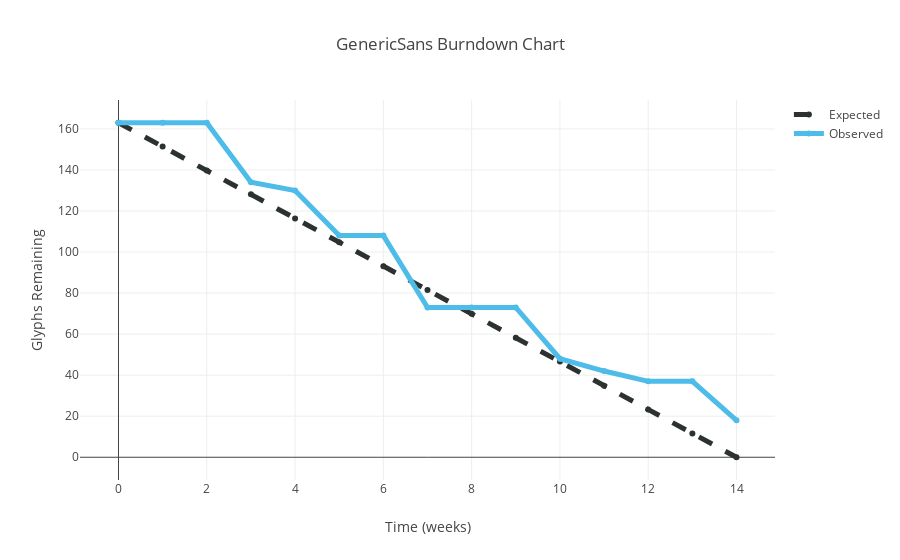

Here is the notebook cell this chart was saved with:
### Markdown cell above
# Generic Sans [Category]

**Scope**: [category] extension of the Generic Sans typeface

**Phase**: Planning, Design, Engineering, Release

**Start Date**: 1/1/18

**Proposed End Date**: 6/1/20

**Estimated End Date**: 6/1/20

**Development Team**:
  - Team member 1 (role) (contact email)
  - Team member 2 (role) (contact email)
  



## Schedule Performance

### Current Milestone

**Title**: [milestone title]

**Associated Documentation**: [URL]

### Code cell
bd_x = ["0", "1", "2", "3", "4", "5", "6", "7", "8", "9", "10", "11", "12", "13", "14"]
bd_y1 = ["163.0", "151.4", "139.7", "128.1", "116.4", "104.8", "93.1", "81.5", "69.9", "58.2", "46.6", "34.9", "23.3", "11.6", "0.0"]
bd_y2 = ["163", "163", "163", "134", "130", "108", "108", "73", "73", "73", "48", "42", "37", "37", "18"]

color_orange = "rgb(205,12,24)"
color_red = "rgb(188,1,0)"
color_green = "rgb(209,231,81)"
color_blue = "rgb(77,188,233)"
color_dkgrey = "rgb(44,50,48)"

trace1 = go.Scatter(
    x = bd_x,
    y = bd_y1,
    name = "Expected",
    line = dict(
        color = (color_dkgrey),
        width = 5,
        dash = 'dash'
    )
)

trace2 = go.Scatter (
    x = bd_x,
    y = bd_y2,
    name = "Observed",
    line = dict(
        color = (color_blue),
        width = 5,
    )
)

data = [trace1, trace2]

layout = dict(title = 'GenericSans Burndown Chart',
              xaxis = dict(title = 'Time (weeks)'),
              yaxis = dict(title = 'Glyphs Remaining'),
              )

fig = dict(data=data, layout=layout)

plotly.offline.iplot(fig)

### Figure 1 — Plotly figure (JSON) as saved in the notebook; plotly's stock layout.template omitted (floating-point values rounded to 4 significant figures)
{"data": [{"line": {"color": "rgb(44,50,48)", "dash": "dash", "width": 5}, "name": "Expected", "type": "scatter", "uid": "3c0d6237-a90c-464d-8ea9-5a1de520a179", "x": ["0", "1", "2", "3", "4", "5", "6", "7", "8", "9", "10", "11", "12", "13", "14"], "y": ["163.0", "151.4", "139.7", "128.1", "116.4", "104.8", "93.1", "81.5", "69.9", "58.2", "46.6", "34.9", "23.3", "11.6", "0.0"]}, {"line": {"color": "rgb(77,188,233)", "width": 5}, "name": "Observed", "type": "scatter", "uid": "ed0e1526-e9f5-412f-b090-d16b9366efc6", "x": ["0", "1", "2", "3", "4", "5", "6", "7", "8", "9", "10", "11", "12", "13", "14"], "y": ["163", "163", "163", "134", "130", "108", "108", "73", "73", "73", "48", "42", "37", "37", "18"]}], "layout": {"title": {"text": "GenericSans Burndown Chart"}, "xaxis": {"title": {"text": "Time (weeks)"}}, "yaxis": {"title": {"text": "Glyphs Remaining"}}}}
